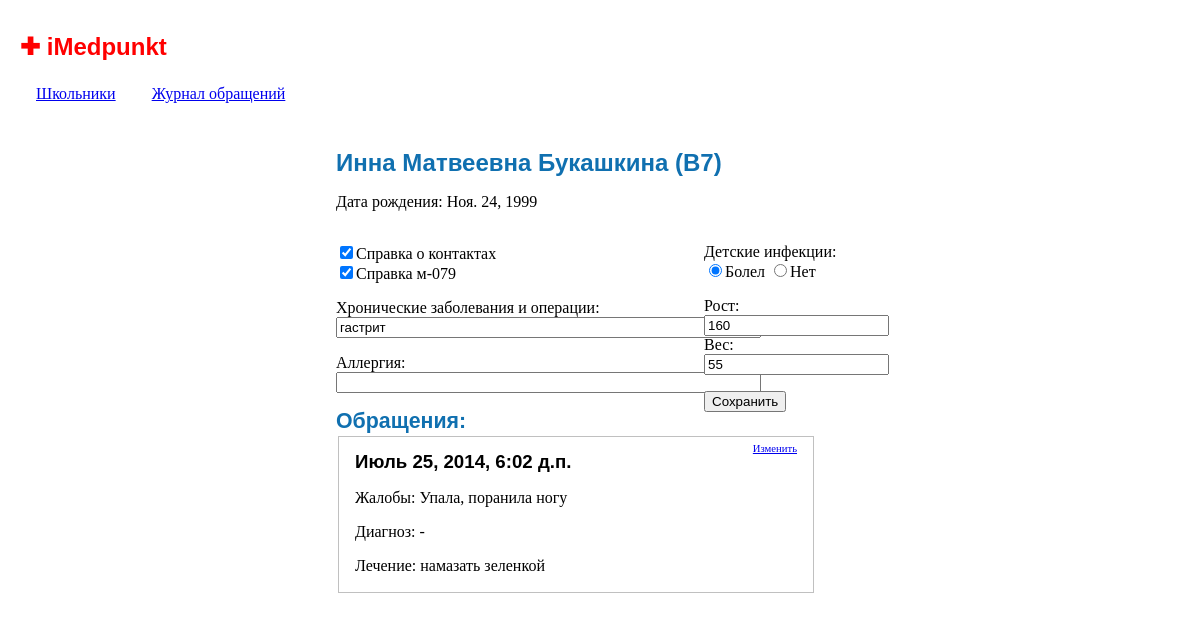
The page /student/3 on the database as committed earlier.
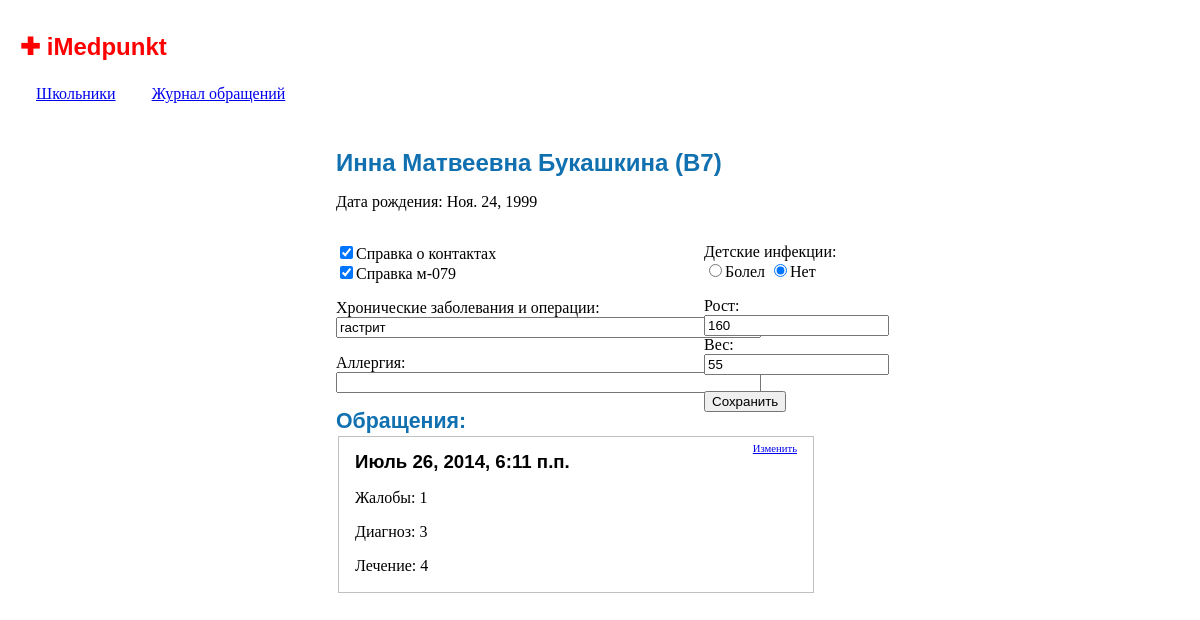
The same page on the database as committed later.
### iMedpunkt/models.py (models this page shows, shortened)
class Student(models.Model):
    first_name = models.CharField(max_length=50, default='#')
    patronymic = models.CharField(max_length=50, default='#')
    last_name = models.CharField(max_length=50, default='#')
    birth_date = models.DateField()
    sex = models.CharField(max_length=1, default="?")
    group = models.CharField(max_length=50, default='#')
    home = models.CharField(max_length=50, default='#')
    height = models.IntegerField(default=0)
    weight = models.IntegerField(default=0)
    health = models.CharField(max_length=100, default='#')
    allergy = models.CharField(max_length=100, default='#')
    food = models.CharField(max_length=100, default='#')
    in_isolator = models.BooleanField(default=False)
    bolel = models.BooleanField(default=False)
    cert1 = models.BooleanField(default=False)
    cert2 = models.BooleanField(default=False)

class Visit(models.Model):
    date = models.DateTimeField(auto_now=True)
    student = models.ForeignKey(Student)
    complaints = models.CharField(max_length=1000)
    examination = models.CharField(max_length=1000)
    diagnosis = models.CharField(max_length=1000)
    treatment = models.CharField(max_length=1000)
    temperature = models.IntegerField()
    flags = models.IntegerField()
    to_print = models.BooleanField(default=False)
    is_first = models.BooleanField(default=False)
    injury = models.BooleanField(default=False)
    need_consultation = models.BooleanField(default=False)
    need_repeat = models.BooleanField(default=False)

### iMedpunkt/views.py (the view)
# urls.py: url(r'^student/(?P<student_id>\d+)$', student, name='student'),
def student(request, student_id):
    stud = Student.objects.get(pk=student_id)
    visits = Visit.objects.filter(student__id=student_id).order_by("date").reverse()
    template = loader.get_template('student.html')
    context = RequestContext(request, {
        'stud': stud,
        'visits': visits
    })
    return HttpResponse(template.render(context))

### iMedpunkt/templates/student.html (shortened to what this page needs)
{% extends "base.html" %}
{% block content %}
<div class="centercolumn">
    <div class="studentcard">
        <h1>{{ stud.first_name }} {{ stud.patronymic }} {{ stud.last_name }} ({{ stud.group }})</h1>
        <p>
            Дата рождения: {{ stud.birth_date }}
        </p>
        <form method="post" action="{% url 'student_post' stud.id %}">
            <div class="leftcol">
                <p>
                    <label><input type="checkbox" name="cert1" {% if stud.cert1 %} checked {% endif %}>Справка о
                        контактах</label>
                    <br>
                    <label><input type="checkbox" name="cert2" {% if stud.cert2 %} checked {% endif %}>Справка
                        м-079</label>
                </p>
                <p>
                    Хронические заболевания и операции:<br>
                    <input type="text" size="50" name="health" value="{{ stud.health }}">
                </p>
                <p>
                    Аллергия:<br>
                    <input type="text" size="50" name="allergy" value="{{ stud.allergy }}">
                </p>
            </div>
            <div class="rightcol">
                <p>
                    Детские инфекции:<br>
                    <label>
                        <input name="bolel" type="radio" value="1" {% if stud.bolel %} checked {% endif %}/>Болел
                    </label>
                    <label>
                        <input name="bolel" type="radio" value="0" {% if not stud.bolel %} checked {% endif %}>Нет
                    </label><br>
                </p>
                <p>
                    Рост:<br>
                    <input type="text" name="height" value={{ stud.height }}><br>
                    Вес:<br>
                    <input type="text" name="weight" value={{ stud.weight }}><br>
                </p>
                <p>
                    <input type="submit" value="Сохранить">
                </p>
            </div>
        </form>
    </div>
    <h2>Обращения:</h2>
    {% include "visits_list_template.html" with visits=visits hyper='false'%}
</div>
{% endblock %}

### iMedpunkt/templates/base.html (shortened to what this page needs)
{% load staticfiles %}
<!DOCTYPE html>
<html lang="en">
<head>
    <link rel="stylesheet" type="text/css" href="{% static 'main.css' %}"/>
</head>
<body>
    <h1 class="header">✚ iMedpunkt</h1>
    <div id="navigation">
        {% block navigation %}
        <a class="navigation" href={% url 'student_list' %}>Школьники</a>
        <a class="navigation" href={% url 'visits_list' %}>Журнал обращений</a>
        {% endblock %}
    </div>
    <div id="content">
        {% block content %}{% endblock %}
    </div>
</body>
</html>

### iMedpunkt/templates/visits_list_template.html (shortened to what this page needs)
{% if visits %}
    <table class="visits">
        {% for visit in visits %}
            <tr class="visits">
                <td class="visits">
                    <div style="float:right">
                        <a style="font-size:8pt;" href="{% url 'visit_edit' visit.id %}">Изменить</a>
                    </div>
                    <h3>
                        {% if hyper == 'true' %}<a href="{% url 'student' visit.student.id %}">{{ visit.student }}</a>
                        {% else %}
                            {{ visit.date }}
                        {% endif %}
                    </h3>
                    <p>
                        Жалобы: {{ visit.complaints }}
                    </p>
                    <p>
                        Диагноз: {{ visit.diagnosis }}
                    </p>
                    <p>
                        Лечение: {{ visit.treatment }}
                    </p>
                </td>
            </tr>
        {% endfor %}
    </table>
{% else %}
    (нет обращений)
{% endif %}

### iMedpunkt/static/main.css (style rules this page uses)
body { font-family: Verdana, Serif; font-size: 12pt; color: #000000; padding: 20px; margin: 0; }
h1, h2, h3, a.header { font-family: Arial, SunSans-Regular, Sans-Serif; text-align: left; margin: 0; }
h1, h2 { color: #1070b0; }
h1.header { color: red; margin-bottom: 1em; }
h1 { padding-top: 10pt; font-size: 18pt; }
h2 { padding-top: 10pt; font-size: 16pt; }
h3 { padding-top: 10pt; font-size: 14pt; }
a.navigation { margin: 1em; }
table.visits { cellspacing: 1em; width: 30em; }
td.visits { border: solid 1pt silver; padding-left: 1em; padding-right: 1em; }
div.leftcol { float: left; width: 23em; }
div.rightcol { float: right; width: 10em; }
div.centercolumn { margin: 2em auto 0; width: 33em; }

Rows that differ between the two databases and show on the page:
removed Visit: date "Июль 25, 2014, 6:02 д.п.", complaints "Упала, поранила ногу", diagnosis "-", treatment "намазать зеленкой"
changed Student "Инна": bolel "☑ Болел" → "☐ Болел"; bolel "☐ Нет" → "☑ Нет"
now on this page (row edited): Visit: date "Июль 26, 2014, 6:11 п.п.", complaints "1", diagnosis "3", treatment "4"
